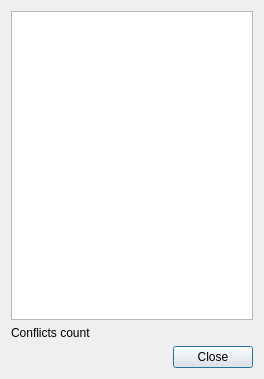
<?xml version="1.0" encoding="UTF-8"?>
<ui version="4.0">
 <class>ResolveDialog</class>
 <widget class="QDialog" name="ResolveDialog">
  <property name="geometry">
   <rect>
    <x>0</x>
    <y>0</y>
    <width>264</width>
    <height>379</height>
   </rect>
  </property>
  <property name="windowTitle">
   <string>Conflicts</string>
  </property>
  <property name="windowIcon">
   <iconset theme="kommit"/>
  </property>
  <layout class="QVBoxLayout" name="verticalLayout">
   <item>
    <widget class="QListWidget" name="listWidget"/>
   </item>
   <item>
    <widget class="QLabel" name="labelConflictsCount">
     <property name="text">
      <string>Conflicts count</string>
     </property>
    </widget>
   </item>
   <item>
    <widget class="QDialogButtonBox" name="buttonBox">
     <property name="orientation">
      <enum>Qt::Orientation::Horizontal</enum>
     </property>
     <property name="standardButtons">
      <set>QDialogButtonBox::StandardButton::Close</set>
     </property>
    </widget>
   </item>
  </layout>
 </widget>
 <resources/>
 <connections>
  <connection>
   <sender>buttonBox</sender>
   <signal>accepted()</signal>
   <receiver>ResolveDialog</receiver>
   <slot>accept()</slot>
   <hints>
    <hint type="sourcelabel">
     <x>248</x>
     <y>254</y>
    </hint>
    <hint type="destinationlabel">
     <x>157</x>
     <y>274</y>
    </hint>
   </hints>
  </connection>
  <connection>
   <sender>buttonBox</sender>
   <signal>rejected()</signal>
   <receiver>ResolveDialog</receiver>
   <slot>reject()</slot>
   <hints>
    <hint type="sourcelabel">
     <x>316</x>
     <y>260</y>
    </hint>
    <hint type="destinationlabel">
     <x>286</x>
     <y>274</y>
    </hint>
   </hints>
  </connection>
 </connections>
</ui>
